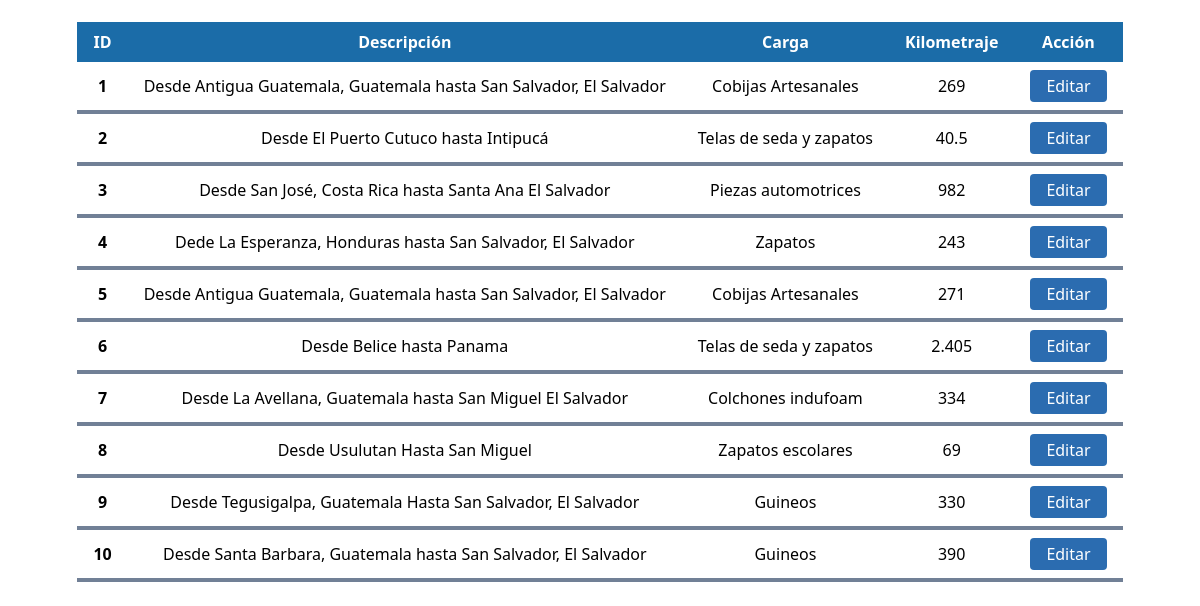
The page /controllers/controlRuta.php (signed in, lower part) on the database as committed earlier.
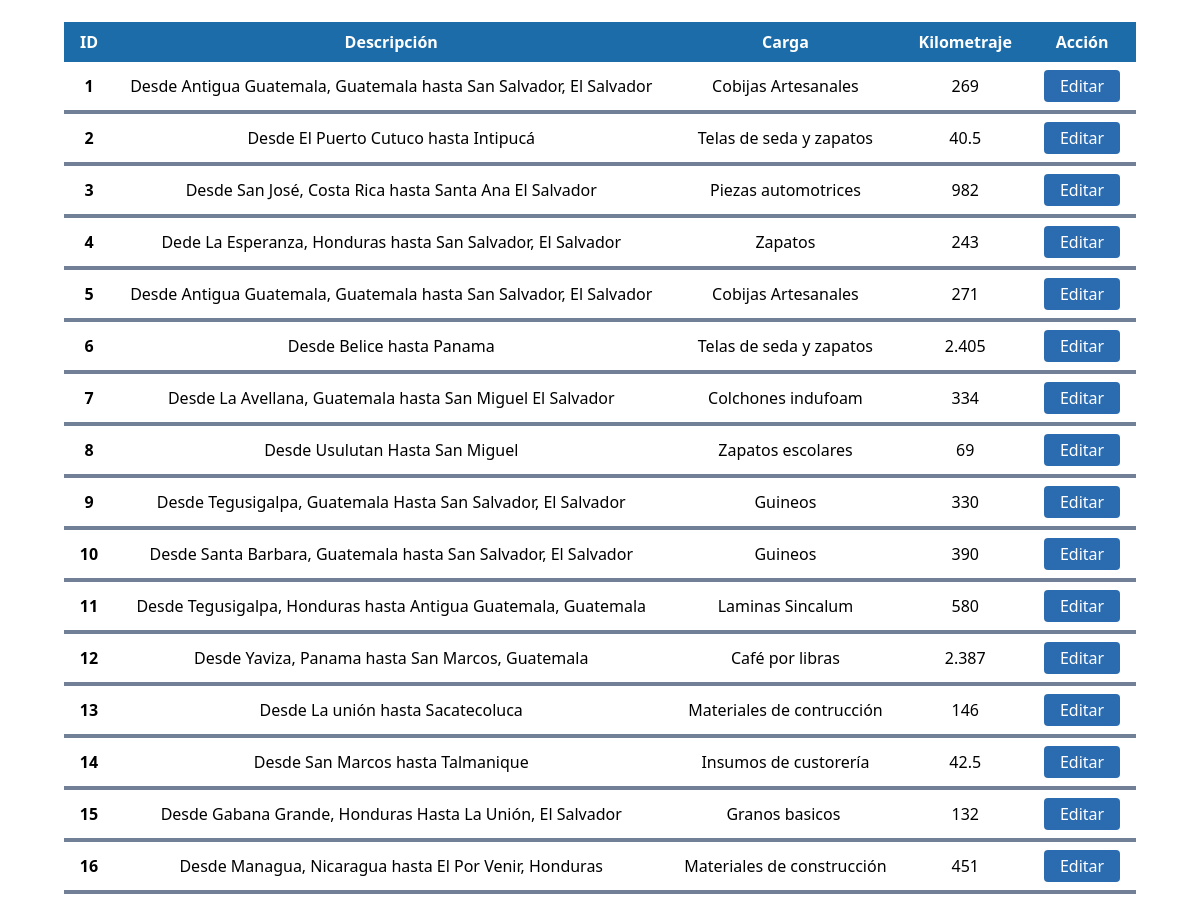
The same page on the database as committed later.
### tables this page shows
CREATE TABLE `ruta` (
  `idRuta` int(11) NOT NULL,
  `kilometraje` double NOT NULL,
  `latPuntoA` varchar(30) NOT NULL,
  `lngPuntoA` varchar(30) NOT NULL,
  `latPuntoB` varchar(30) NOT NULL,
  `lngPuntoB` varchar(30) NOT NULL,
  `idMotorista` int(11) NOT NULL,
  `idVehiculo` int(11) NOT NULL,
  `carga` varchar(200) NOT NULL,
  `descripcion` varchar(200) NOT NULL
);

### controllers/controlRuta.php (called while the page is built, shortened)
<?php
	require '../models/rutaModel.php';
	$obRuta=new RutaModel();
	$datos=$obRuta->getRuta();
	require '../views/rutaVista.php';
?>

### db/conexion.php (called while the page is built, shortened)
<?php
    class Conexion {
        function __construct() {
            $this->con=new mysqli(SERVER,USER,PASSWORD,BASE);
        }
    }
?>

### models/rutaModel.php (called while the page is built, shortened)
<?php
	require '../db/conexion.php';
	require 'rutaVehi.php';
	class RutaModel extends Conexion
	{
		function getRuta(){
			$res=$this->con->query("SELECT r.idRuta, r.kilometraje, r.latPuntoA, r.lngPuntoA, r.latPuntoB, r.lngPuntoB, r.idMotorista, r.idVehiculo, r.carga, r.descripcion, v.kmRecorridos FROM ruta r INNER JOIN vehiculo v ON r.idVehiculo = v.idVehiculo");
			$r=array();
			while($row=$res->fetch_assoc()){
				$e=new RutaVehi($row["idRuta"],$row["kilometraje"],$row["latPuntoA"],$row["lngPuntoA"],$row["latPuntoB"],$row["lngPuntoB"],$row["idMotorista"],$row["idVehiculo"],$row["carga"],$row["descripcion"],$row["kmRecorridos"]);
				$r[]=$e;
			}
			return $r;
		}
	}
?>

### models/rutaVehi.php (called while the page is built, shortened)
<?php
	class RutaVehi
	{
		private $idRuta;
		private $kilometraje;
		private $latPuntoA;
		private $lngPuntoA;
		private $latPuntoB;
		private $lngPuntoB;
		private $idMotorista;
		private $idVehiculo;
		private $carga;
		private $descripcion;
		function __construct($idRuta,$kilometraje,$latPuntoA,$lngPuntoA,$latPuntoB,$lngPuntoB,$idMotorista,$idVehiculo,$carga,$descripcion,$kmRecorridos)
		{
			$this->idRuta=$idRuta;
			$this->kilometraje=$kilometraje;
			$this->latPuntoA=$latPuntoA;
			$this->lngPuntoA=$lngPuntoA;
			$this->latPuntoB=$latPuntoB;
			$this->lngPuntoB=$lngPuntoB;
			$this->idMotorista=$idMotorista;
			$this->idVehiculo=$idVehiculo;
			$this->carga=$carga;
			$this->descripcion=$descripcion;
		}
		function getLatPuntoA(){
			return $this->latPuntoA;
		}
		function getLngPuntoA(){
			return $this->lngPuntoA;
		}
		function getLatPuntoB(){
			return $this->latPuntoB;
		}
		function getLngPuntoB(){
			return $this->lngPuntoB;
		}
		function getIdRuta(){
			return $this->idRuta;
		}
		function getKilometraje(){
			return $this->kilometraje;
		}
		function getIdMotorista(){
			return $this->idMotorista;
		}
		function getIdVehiculo(){
			return $this->idVehiculo;
		}
		function getCarga(){
			return $this->carga;
		}
		function getDescripcion(){
			return $this->descripcion;
		}
	}
?>

### views/rutaVista.php (the view, shortened to what the changed rows need)
<!DOCTYPE html>
<html lang="es">
<head>
    <link rel="stylesheet" href="dependencias/tailwind.css">
    <link rel="stylesheet" href="css/menu.css">
</head>
<body>
<center class='h-auto'>
  <section class='h-auto'>
        <br>
                <table class="table-auto">
                    <thead>
                      <tr>
                        <th class='text-center text-white bg px-4 py-2'>ID</th>
                        <th class='text-center text-white bg px-4 py-2'>  Descripción  </th>
                        <th class='text-center text-white bg px-4 py-2'>Carga</th>
                        <th class='text-center text-white bg px-4 py-2'>Kilometraje</th>
                        <th class='text-center text-white bg px-4 py-2'>Acción</th>
                      </tr>
                    </thead>
                  <tbody>
                    <?php
                        $count=1;
                        foreach ($datos as $e) {
                            $idRuta=$e->getIdRuta();
                            $kilometraje=$e->getKilometraje();
                            $latPuntoA=$e->getLatPuntoA();
                            $lngPuntoA=$e->getLngPuntoA();
                            $latPuntoB=$e->getLatPuntoB();
                            $lngPuntoB=$e->getLngPuntoB();
                            $idMotorista=$e->getIdMotorista();
                            $idVehiculo=$e->getIdVehiculo();
                            $carga=str_replace(" ","&nbsp;",$e->getCarga());
                            $descripcion=str_replace(" ","&nbsp;",$e->getDescripcion());
                            $count=$count+1;
                            echo "<tr>
                                    <td class='border-b-4 border-gray-600 rounded-lg text-center font-bold px-4 py-2'>$idRuta</td>
                                    <td class='border-b-4 border-gray-600 rounded-lg text-center px-4 py-2'>$descripcion</td>
                                    <td class='border-b-4 border-gray-600 rounded-lg text-center px-4 py-2'>$carga</td>
                                    <td class='border-b-4 border-gray-600 rounded-lg text-center px-4 py-2'>$kilometraje</td>
                                    <td class='border-b-4 border-gray-600 rounded-lg text-center px-4 py-2'>
                                      <button class='bg-blue-700 hover:bg-red-800 text-white py-1 px-4 rounded' id='b3".$count."' onclick=$('#idRuta').val('$idRuta');$('#kilometrajeReal').val('$kilometraje');$('#my_lat').val('$latPuntoA');$('#my_lng').val('$lngPuntoA');$('#your_lat').val('$latPuntoB');$('#your_lng').val('$lngPuntoB');$('#idMotorista').val('$idMotorista');$('#idVehiculo').val('$idVehiculo');$('#carga').val('$carga');$('#descripcion').val('$descripcion');ruta();>Editar</button>
                                    </td>
                                  </tr>";
                        }
                    ?>
                  </tbody>
                 </table>
    </section>
</center>
<br>
</body>
</html>

Rows that differ between the two databases and show on the page:
added ruta: idRuta "11", descripcion "Desde Tegusigalpa, Honduras hasta Antigua Guatemala, Guatemala", carga "Laminas Sincalum", kilometraje "580"
added ruta: idRuta "12", descripcion "Desde Yaviza, Panama hasta San Marcos, Guatemala", carga "Café por libras", kilometraje "2.387"
added ruta: idRuta "13", descripcion "Desde La unión hasta Sacatecoluca", carga "Materiales de contrucción", kilometraje "146"
added ruta: idRuta "14", descripcion "Desde San Marcos hasta Talmanique", carga "Insumos de custorería", kilometraje "42.5"
added ruta: idRuta "15", descripcion "Desde Gabana Grande, Honduras Hasta La Unión, El Salvador", carga "Granos basicos", kilometraje "132"
added ruta: idRuta "16", descripcion "Desde Managua, Nicaragua hasta El Por Venir, Honduras", carga "Materiales de construcción", kilometraje "451"
